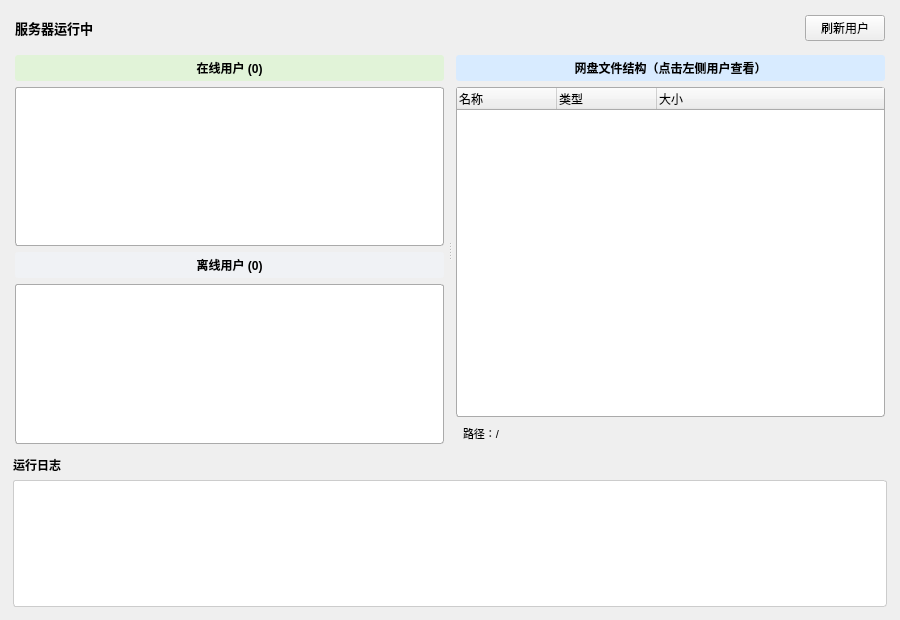
<?xml version="1.0" encoding="UTF-8"?>
<ui version="4.0">
 <class>tcpServer</class>
 <widget class="QWidget" name="tcpServer">
  <property name="geometry">
   <rect>
    <x>0</x>
    <y>0</y>
    <width>900</width>
    <height>620</height>
   </rect>
  </property>
  <property name="windowTitle">
   <string>TinyDisk 服务器管理</string>
  </property>
  <layout class="QVBoxLayout" name="verticalLayout">
   <item>
    <widget class="QWidget" name="topBar">
     <layout class="QHBoxLayout" name="topBarLayout">
      <property name="margin">
       <number>4</number>
      </property>
      <item>
       <widget class="QLabel" name="labelServerStatus">
        <property name="text">
         <string>服务器运行中</string>
        </property>
        <property name="styleSheet">
         <string>font-weight: bold; color: #000000; font-size: 13px;</string>
        </property>
       </widget>
      </item>
      <item>
       <spacer name="horizontalSpacer">
        <property name="orientation">
         <enum>Qt::Horizontal</enum>
        </property>
        <property name="sizeHint" stdset="0">
         <size>
          <width>40</width>
          <height>20</height>
         </size>
        </property>
       </spacer>
      </item>
      <item>
       <widget class="QPushButton" name="btnRefresh">
        <property name="text">
         <string>刷新用户</string>
        </property>
        <property name="minimumWidth">
         <number>80</number>
        </property>
       </widget>
      </item>
     </layout>
    </widget>
   </item>
   <item>
    <widget class="QSplitter" name="splitterMain">
     <property name="orientation">
      <enum>Qt::Horizontal</enum>
     </property>
     <widget class="QWidget" name="leftPanel">
      <property name="minimumWidth">
       <number>180</number>
      </property>
      <layout class="QVBoxLayout" name="leftLayout">
       <property name="margin">
        <number>4</number>
       </property>
       <item>
        <widget class="QLabel" name="labelOnline">
         <property name="text">
          <string>在线用户 (0)</string>
         </property>
         <property name="styleSheet">
          <string>font-weight: bold; background-color: #e1f3d8; color: #000000; padding: 4px; border-radius: 3px;</string>
         </property>
         <property name="alignment">
          <set>Qt::AlignCenter</set>
         </property>
        </widget>
       </item>
       <item>
        <widget class="QListWidget" name="listOnlineUsers">
         <property name="minimumHeight">
          <number>150</number>
         </property>
         <property name="styleSheet">
          <string>QListWidget { border: 1px solid #aaa; border-radius: 3px; color: #000000; background-color: #ffffff; }
QListWidget::item { padding: 4px; color: #000000; }
QListWidget::item:selected { background-color: #d4edc9; color: #000000; }</string>
         </property>
        </widget>
       </item>
       <item>
        <widget class="QLabel" name="labelOffline">
         <property name="text">
          <string>离线用户 (0)</string>
         </property>
         <property name="styleSheet">
          <string>font-weight: bold; background-color: #f0f2f5; color: #000000; padding: 4px; border-radius: 3px;</string>
         </property>
         <property name="alignment">
          <set>Qt::AlignCenter</set>
         </property>
        </widget>
       </item>
       <item>
        <widget class="QListWidget" name="listOfflineUsers">
         <property name="minimumHeight">
          <number>150</number>
         </property>
         <property name="styleSheet">
          <string>QListWidget { border: 1px solid #aaa; border-radius: 3px; color: #000000; background-color: #ffffff; }
QListWidget::item { padding: 4px; color: #000000; }
QListWidget::item:selected { background-color: #e4e7ed; color: #000000; }</string>
         </property>
        </widget>
       </item>
      </layout>
     </widget>
     <widget class="QWidget" name="rightPanel">
      <layout class="QVBoxLayout" name="rightLayout">
       <property name="margin">
        <number>4</number>
       </property>
       <item>
        <widget class="QLabel" name="labelFileTree">
         <property name="text">
          <string>网盘文件结构（点击左侧用户查看）</string>
         </property>
         <property name="styleSheet">
          <string>font-weight: bold; background-color: #d8ebff; color: #000000; padding: 4px; border-radius: 3px;</string>
         </property>
         <property name="alignment">
          <set>Qt::AlignCenter</set>
         </property>
        </widget>
       </item>
       <item>
        <widget class="QTreeWidget" name="treeFileView">
         <property name="styleSheet">
          <string>QTreeWidget { border: 1px solid #aaa; border-radius: 3px; color: #000000; background-color: #ffffff; }
QTreeWidget::item { padding: 2px; color: #000000; }
QTreeWidget::item:selected { background-color: #d8ebff; color: #000000; }</string>
         </property>
         <property name="headerHidden">
          <bool>false</bool>
         </property>
         <column>
          <property name="text">
           <string>名称</string>
          </property>
         </column>
         <column>
          <property name="text">
           <string>类型</string>
          </property>
         </column>
         <column>
          <property name="text">
           <string>大小</string>
          </property>
         </column>
        </widget>
       </item>
       <item>
        <widget class="QLabel" name="labelFilePathTip">
         <property name="text">
          <string>路径：/</string>
         </property>
         <property name="styleSheet">
          <string>color: #000000; font-size: 11px; padding: 2px 4px;</string>
         </property>
        </widget>
       </item>
      </layout>
     </widget>
    </widget>
   </item>
   <item>
    <widget class="QWidget" name="bottomBar">
     <property name="maximumHeight">
      <number>130</number>
     </property>
     <layout class="QVBoxLayout" name="bottomLayout">
      <property name="margin">
       <number>2</number>
      </property>
      <item>
       <widget class="QLabel" name="labelLog">
        <property name="text">
         <string>运行日志</string>
        </property>
        <property name="styleSheet">
         <string>font-weight: bold; color: #000000;</string>
        </property>
       </widget>
      </item>
      <item>
       <widget class="QTextEdit" name="textLog">
        <property name="readOnly">
         <bool>true</bool>
        </property>
        <property name="styleSheet">
         <string>QTextEdit { border: 1px solid #ccc; border-radius: 3px; font-size: 11px; background: #ffffff; color: #000000; }</string>
        </property>
       </widget>
      </item>
     </layout>
    </widget>
   </item>
  </layout>
 </widget>
 <resources/>
 <connections/>
</ui>
